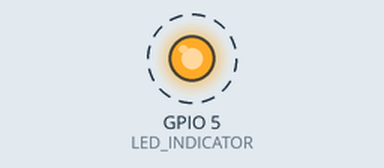
Recording of a sketch running on a simulated ESP32. Parts: output pins drawn as LEDs (lit = HIGH). Dashed ring = blinking. What the sketch prints to the serial monitor is not drawn.

Above: at 0.5 s.
Timing chart, 0 to 4.6 s (numbered marks = the images above):
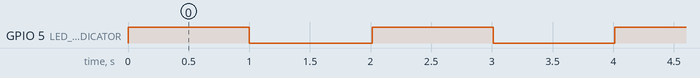

Measured:
- by itself, GPIO 5 (LED_INDICATOR): alternates HIGH for 1.0 s and LOW for 1.0 s

The sketch:

03_bringup_i2c_scan.ino
```cpp
// ESP32-WROOM-32
// - programming speed reduced to 460800 baud
//
// Board revision 1.01 - 2023-04-18 (red)
//

const uint8_t LED_INDICATOR = 5;
const uint8_t OUT0 = 16;
const uint8_t OUT1 = 17;
const uint8_t TOUCH0 = 4;
const uint8_t TOUCH1 = 0;
const uint8_t I2C_SDA = SDA; // 21 - default
const uint8_t I2C_SCL = SCL; // 22 - default
const uint8_t OLED_RST = 23;
const uint8_t OLED_DC = 18;
const uint8_t MFRC_NRSTPD = -1; // not connected.
const uint8_t MFRC_IRQ = 25;

#include <Wire.h>

// the setup function runs once when you press reset or power the board
void setup() {
  Serial.begin(115200);

  // Required to flush/empty any cruft/different baud-rate during programming.
  //
  while (!Serial) {
    Serial.println();
    delay(10);
  };

  Serial.println("\n\n" __FILE__ "\n" __DATE__ " " __TIME__);

  pinMode(LED_INDICATOR, OUTPUT);
  // Wire.begin(I2C_SDA, I2C_SCL);
  Wire.begin();
}

void scan_i2c()
{
  Serial.println ();
  Serial.println ("I2C scanning:");
  byte count = 0;

  for (byte i = 8; i < 128; i++)
  {
    Wire.beginTransmission (i);          // Begin I2C transmission Address (i)
    if (Wire.endTransmission () == 0)  // Receive 0 = success (ACK response)
    {
      Serial.print (" - Device at address: ");
      Serial.print (i, DEC);
      Serial.print (" (0x");
      Serial.print (i, HEX);
      Serial.println (")");
      count++;
    }
  }
  Serial.print ("Found ");
  Serial.print (count, DEC);
  Serial.println (" device(s).");
}

// the loop function runs over and over again forever
void loop() {
  digitalWrite(LED_INDICATOR, HIGH);   // turn the LED on (HIGH is the voltage level)
  delay(1000);                       // wait for a second
  digitalWrite(LED_INDICATOR, LOW);    // turn the LED off by making the voltage LOW
  delay(1000);                       // wait for a second
  Serial.println("tock");

  static unsigned long lst = 10000;
  if (millis() - lst > 5000) {
    lst = millis();
    scan_i2c();
  };
}
```
